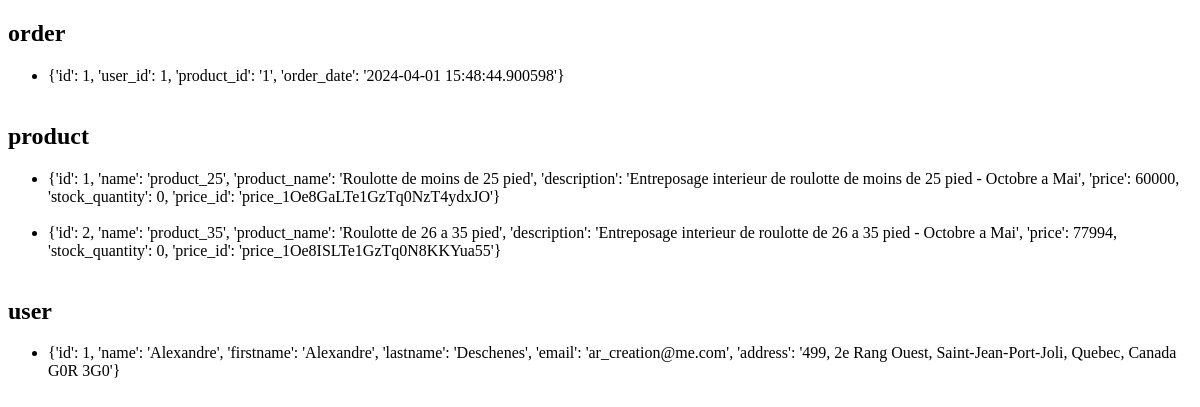
The app's page /db_dashboard, older data.
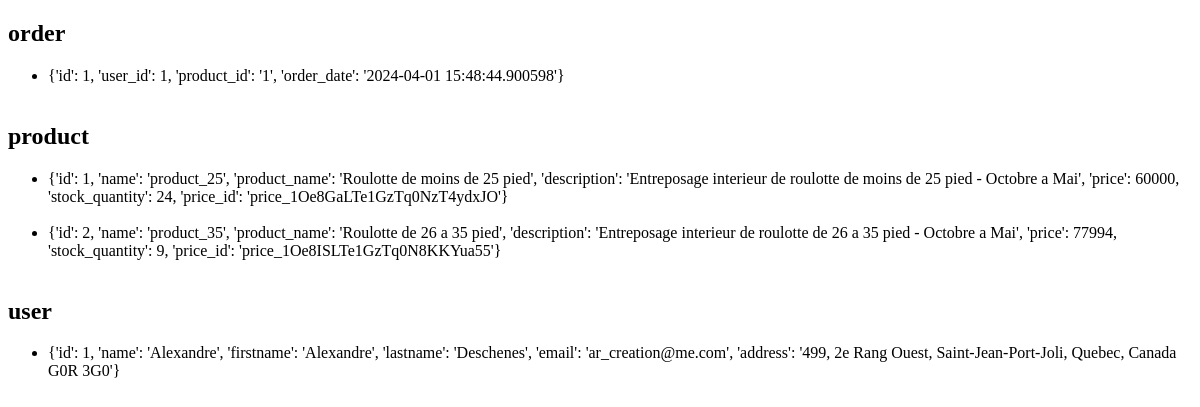
The same page, newer data.
### app.py (models this page shows, shortened)
class Product(db.Model):
    id = db.Column(db.Integer, primary_key=True)
    name = db.Column(db.String(100), nullable=False)
    product_name = db.Column(db.String(100), nullable=False)
    description = db.Column(db.String(100), nullable=False)
    price = db.Column(db.Integer, nullable=False)
    stock_quantity = db.Column(db.Integer, nullable=False)
    price_id = db.Column(db.String(100), nullable=False)

### app.py (the view)
@app.route('/db_dashboard')
@auth.login_required
def db_dashboard():
    inspector = inspect(db.engine)
    tables = inspector.get_table_names()
    tables_data = {}
    for table in tables:
        query = text(f'SELECT * FROM "{table}"')
        result = db.session.execute(query)
        print(result)
        data = [row._asdict() for row in result]
        tables_data[table] = data
    return render_template('db_dashboard.html', tables=tables_data)

### templates/db_dashboard.html (shortened to what this page needs)
<!DOCTYPE html>
<html>
<head>
</head>
<body>
    {% for table, data in tables.items() %}
        <h2>{{ table }}</h2>
        <ul>
            {% for item in data %}
                <li>{{ item }}</li>
                <br>
            {% endfor %}
        </ul>
    {% endfor %}
</body>
</html>

Row changes from the older to the newer data that the page shows:
changed Product (number 1 of 2 on the later page): item "…Mai', 'price': 60000, 'stock_quantity': 0, 'price_id': 'price_1Oe8GaLTe1GzTq0NzT4ydxJO'}" → "…Mai', 'price': 60000, 'stock_quantity': 24, 'price_id': 'price_1Oe8GaLTe1GzTq0NzT4ydxJO'}"
changed Product (number 2 of 2 on the later page): item "…Mai', 'price': 77994, 'stock_quantity': 0, 'price_id': 'price_1Oe8ISLTe1GzTq0N8KKYua55'}" → "…Mai', 'price': 77994, 'stock_quantity': 9, 'price_id': 'price_1Oe8ISLTe1GzTq0N8KKYua55'}"
